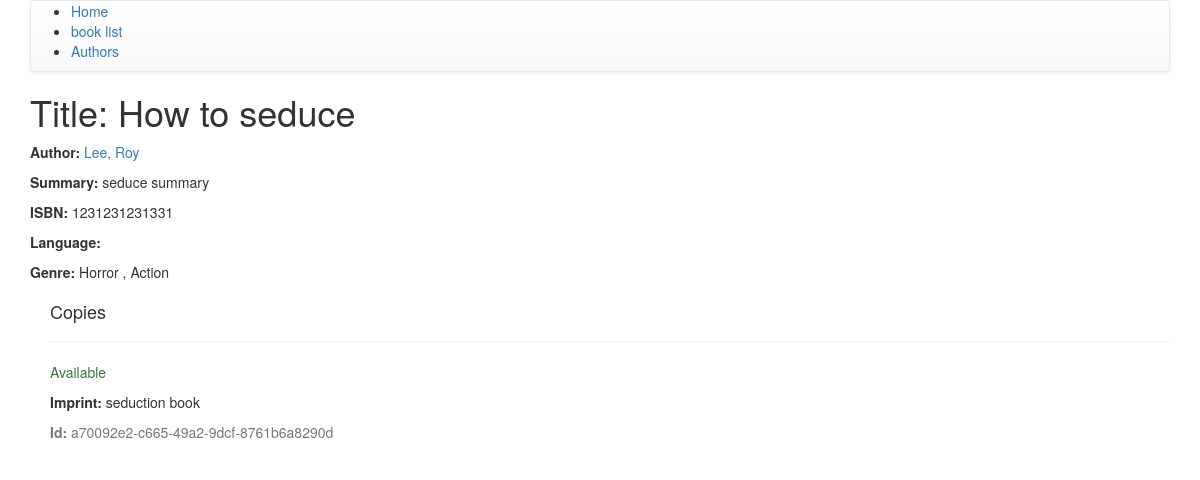
/catalog/book/2, run on the app's committed database.
### catalog/models.py (models this page shows, shortened)
class Book(models.Model):
    title = models.CharField(max_length=200)
    author = models.ForeignKey('Author', on_delete=models.SET_NULL, null = True)
    summary = models.TextField(max_length=1000, help_text='Enter a brief description of the book')
    isbn = models.CharField('ISBN',
                            max_length=13,
                            help_text='13 Character <a href="https://www.isbn-international.org/content/what-isbn">ISBN Number</a>')
    genre = models.ManyToManyField(Genre, help_text='Select a genre for this book')
    def display_genre(self):
        return ','.join([genre.name for genre in self.genre.all()[:3]])
    display_genre.short_description = 'Genre'

class Author(models.Model):
    first_name = models.CharField(max_length=100)
    last_name = models.CharField(max_length=100)
    date_of_birth = models.DateField(null=True, blank=True)
    date_of_death = models.DateField('Died', null=True, blank=True)
    class Meta:
        ordering = ["last_name"]
    def __str__(self):
        return '{0}, {1}'.format(self.last_name, self.first_name)

class Genre(models.Model):
    name = models.CharField(max_length=200, help_text='Enter a book genre')
    def __str__(self):
        return self.name

class BookInstance(models.Model):
    id = models.UUIDField(primary_key=True, default=uuid.uuid4, help_text='Uniquie ID for this particular book across whole library')
    book = models.ForeignKey('Book', on_delete=models.SET_NULL, null=True)
    imprint = models.CharField(max_length=200)
    due_back = models.DateField(null=True, blank=True)
    LOAN_STATUS = (
        ('m', 'Maintenance'),
        ('o', 'On loan'),
        ('a', 'Available'),
        ('r', 'Reversed'),
    )
    status = models.CharField(max_length=1, choices=LOAN_STATUS, blank=True, default='m', help_text='Book availability')
    class Meta:
        ordering = ["due_back"]

### catalog/views.py (the view)
# urls.py: path('book/<int:pk>', views.BookDetailView.as_view(), name='book-detail'),
class BookDetailView(generic.DetailView):
    model = Book
    template_name = 'catalog/book_detail.html'
    context_object_name = 'book'

### catalog/templates/catalog/book_detail.html (shortened to what this page needs)
{% extends "catalog/base.html" %}
{% block content %}
  <h1>Title: {{ book.title }}</h1>
  <p><strong>Author:</strong> <a href="{% url 'catalog:author-detail' book.author.pk %}">{{ book.author }}</a></p>
  <p><strong>Summary:</strong> {{ book.summary }}</p>
  <p><strong>ISBN:</strong> {{ book.isbn }}</p>
  <p><strong>Language:</strong> {{ book.language }}</p>
  <p><strong>Genre:</strong> {% for genre in book.genre.all %}
                              {{ genre }}
                              {% if not forloop.last %}, {% endif %}
                            {% endfor %}</p>
  <div style="margin-left:20px;margin-top:20px">
    <h4>Copies</h4>
    {% for copy in book.bookinstance_set.all %}
    <hr>
    <p class="{% if copy.status == 'a' %}text-success{% elif copy.status == 'm' %}text-danger{% else %}text-warning{% endif %}">{{ copy.get_status_display }}</p>
    <p><strong>Imprint:</strong> {{copy.imprint}}</p>
    <p class="text-muted"><strong>Id:</strong> {{copy.id}}</p>
    {% endfor %}
  </div>
{% endblock %}

### data on the page
Book: title "How to seduce", author "Lee, Roy", summary "seduce summary", isbn "1231231231331"
Genre: name "Horror"
Genre: name "Action"
BookInstance: status "Available", imprint "seduction book", id "a70092e2-c665-49a2-9dcf-8761b6a8290d"
